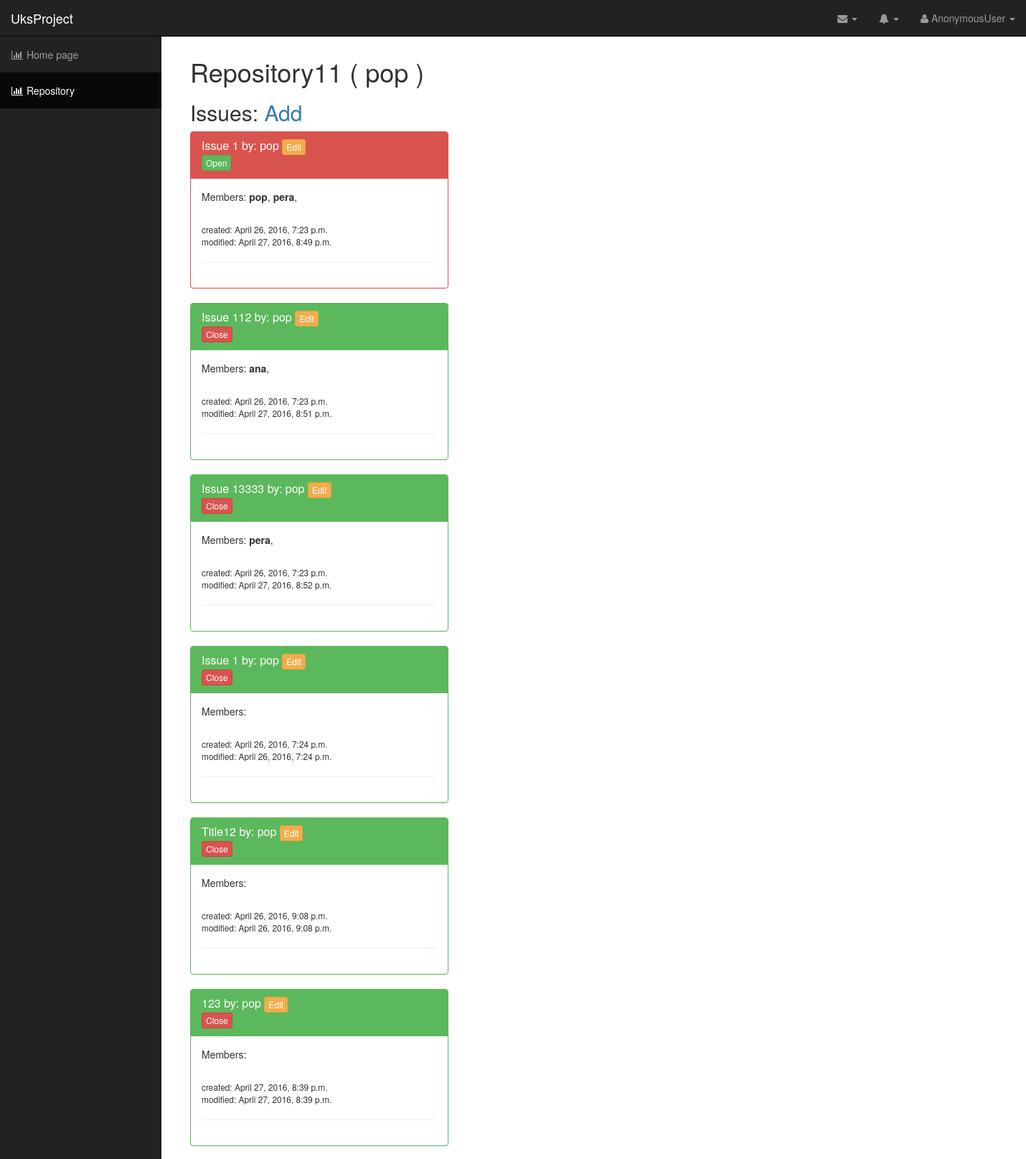
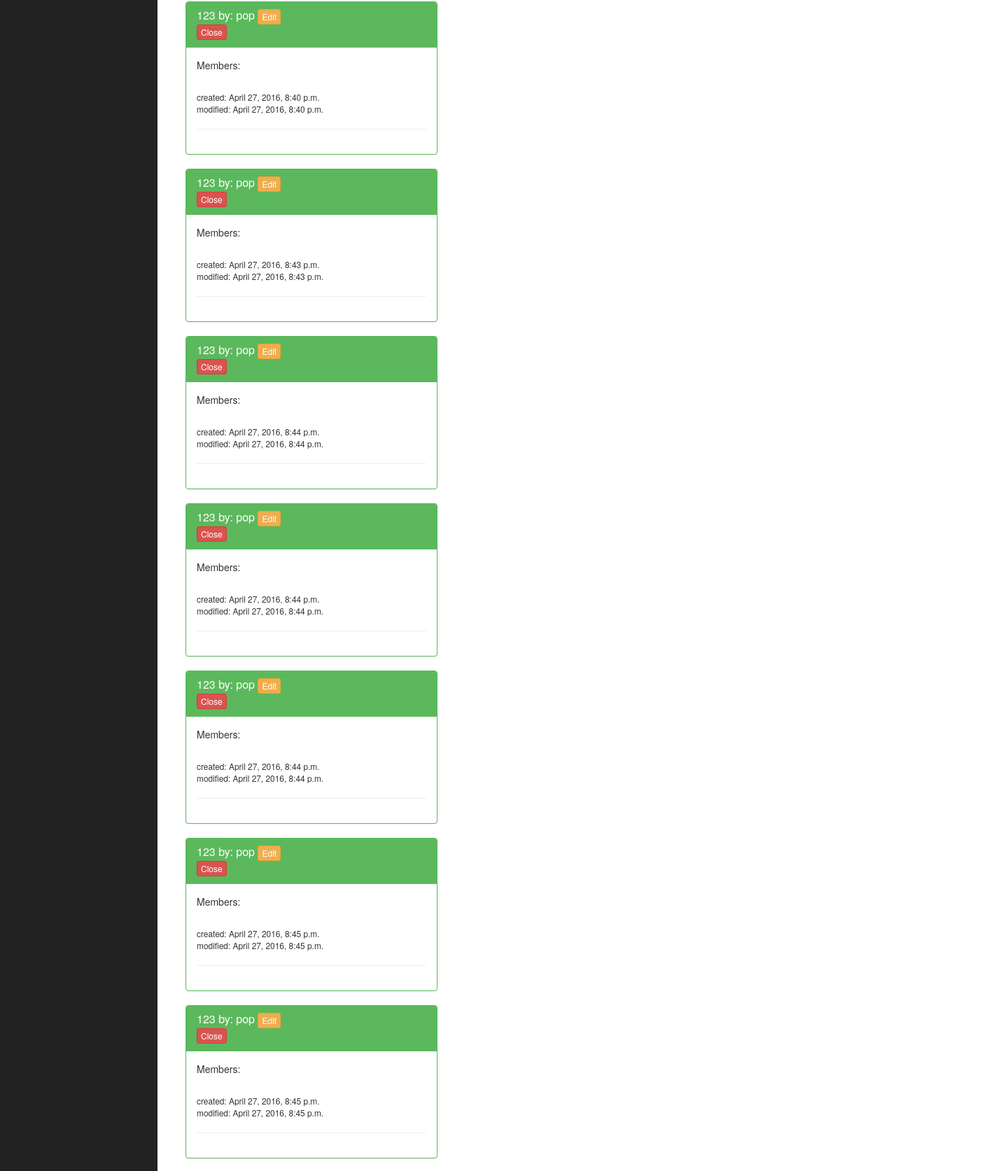
The page /repository/view/1/ (upper part) on the database its author committed (2 pictures, top to bottom).
### repository/models.py (models this page shows, shortened)
class Repository(models.Model):
    name = models.CharField(max_length=100)
    description = models.CharField(max_length=100)
    isPrivate = models.BooleanField(default=True)
    contributions = models.ManyToManyField(settings.AUTH_USER_MODEL, related_name='contributions')
    author = models.ForeignKey(settings.AUTH_USER_MODEL, default=1, related_name='author')
    objects = RepositoryManager()

### issue/models.py (models this page shows)
class Issue(models.Model):
    title = models.CharField(max_length=100)
    description = models.CharField(max_length=1024)
    date_created = models.DateTimeField(auto_now_add=True, auto_now=False)
    date_modified = models.DateTimeField(auto_now_add=False, auto_now=True)
    date_closed = models.DateTimeField(null=True)
    is_closed = models.BooleanField(null=False)
    repository = models.ForeignKey(Repository, related_name='repository')
    issue_author = models.ForeignKey(settings.AUTH_USER_MODEL, default=1, related_name='issue_author')
    assigned = models.ManyToManyField(settings.AUTH_USER_MODEL, related_name='assigned')
    workers = models.ManyToManyField(settings.AUTH_USER_MODEL, related_name='workers')

### repository/views.py (the view)
# urls.py: url(r'^view/(?P<repository_id>[0-9]+)/$', view_repository, name='view'),
def view_repository(request, repository_id):
    request.session['menu'] = 'repository'
    repository = get_object_or_404(Repository, pk=repository_id)
    issues = Issue.objects.filter(repository=repository)
    context = {
        'repository': repository,
        'issues': issues
    }
    return render(request, "repository.html", context)

### templates/repository.html
{% extends "base.html" %}
{% block content %}
<div>
    <h1>{{ repository.name }} ( {{repository.author}} )</h1>
    <h2>Issues: <a href="/issue/new/{{repository.id}}">Add</a></h2>
    <div>
        {% for issue in issues%}
        <div class="row">
            <div class="col-sm-4">
                {% if issue.is_closed %}
                <div class="panel panel-red">
                    <div class="panel-heading">
                        <h3 class="panel-title">
                            <a href="/issue/details/{{ issue.id }}">{{issue.title}}</a> by: {{issue.issue_author.username}}
                            <a class="btn btn-xs btn-warning" href="/issue/edit/{{ issue.repository.id }}/{{ issue.id }}">Edit</a></h3>
                        <a type="button" class="btn btn-xs btn-success" href="/issue/close/{{issue.id}}/{{ repository.id }}">Open</a>
                    </div>
                    <div class="panel-body">
                        <p>
                        Members:
                        {% for obj in issue.workers.all %}
                            <b>{{ obj.username }}</b>,
                        {% endfor %}
                        </p>
                        <small>
                          <br/>created: {{issue.date_created}}
                          <br/>modified: {{issue.date_modified}}<hr/>
                        </small>
                    </div>
                </div>
                {% else %}
                 <div class="panel panel-green">
                    <div class="panel-heading">
                        <h3 class="panel-title"><a href="/issue/details/{{ issue.id }}">{{issue.title}}</a> by: {{issue.issue_author.username}} <a class="btn btn-xs btn-warning" href="/issue/edit/{{ issue.repository.id }}/{{ issue.id }}">Edit</a></h3>
                        <a type="button" class="btn btn-xs btn-danger " href="/issue/close/{{issue.id}}/{{ repository.id }}">Close</a>
                    </div>
                    <div class="panel-body">
                        <p>
                        Members:
                        {% for obj in issue.workers.all %}
                            <b>{{ obj.username }}</b>,
                        {% endfor %}
                        </p>
                        <small>
                          <br/>created: {{issue.date_created}}
                          <br/>modified: {{issue.date_modified}}<hr/>
                        </small>
                    </div>
                </div>
                 {% endif %}
            </div>
        </div>
        {% endfor %}
    </div>
</div>
{% endblock content %}

### static/css/sb-admin.css (style rules this page uses)
body { margin-top: 100px; background-color: #222; }
@media (min-width:768px) { body { margin-top: 50px; } }
.panel-green { border-color: #5cb85c; }
.panel-green > .panel-heading { border-color: #5cb85c; color: #fff; background-color: #5cb85c; }
.panel-red { border-color: #d9534f; }
.panel-red > .panel-heading { border-color: #d9534f; color: #fff; background-color: #d9534f; }

### rows shown on the page
Repository: name "Repository11", author "pop"
Issue: title "Issue 1", issue_author.username "pop", date_created "April 26, 2016, 7:23 p.m.", date_modified "April 27, 2016, 8:49 p.m."
Issue: title "Issue 112", issue_author.username "pop", date_created "April 26, 2016, 7:23 p.m.", date_modified "April 27, 2016, 8:51 p.m."
Issue: title "Issue 13333", issue_author.username "pop", date_created "April 26, 2016, 7:23 p.m.", date_modified "April 27, 2016, 8:52 p.m."
Issue: title "Issue 1", issue_author.username "pop", date_created "April 26, 2016, 7:24 p.m.", date_modified "April 26, 2016, 7:24 p.m."
Issue: title "Title12", issue_author.username "pop", date_created "April 26, 2016, 9:08 p.m.", date_modified "April 26, 2016, 9:08 p.m."
Issue: title "123", issue_author.username "pop", date_created "April 27, 2016, 8:39 p.m.", date_modified "April 27, 2016, 8:39 p.m."
Issue: title "123", issue_author.username "pop", date_created "April 27, 2016, 8:40 p.m.", date_modified "April 27, 2016, 8:40 p.m."
Issue: title "123", issue_author.username "pop", date_created "April 27, 2016, 8:43 p.m.", date_modified "April 27, 2016, 8:43 p.m."
Issue: title "123", issue_author.username "pop", date_created "April 27, 2016, 8:44 p.m.", date_modified "April 27, 2016, 8:44 p.m."
Issue: title "123", issue_author.username "pop", date_created "April 27, 2016, 8:44 p.m.", date_modified "April 27, 2016, 8:44 p.m."
Issue: title "123", issue_author.username "pop", date_created "April 27, 2016, 8:44 p.m.", date_modified "April 27, 2016, 8:44 p.m."
Issue: title "123", issue_author.username "pop", date_created "April 27, 2016, 8:45 p.m.", date_modified "April 27, 2016, 8:45 p.m."
Issue: title "123", issue_author.username "pop", date_created "April 27, 2016, 8:45 p.m.", date_modified "April 27, 2016, 8:45 p.m."

### other values the page prints
{{ user }} "AnonymousUser"
{{ obj.username }} "pop"
{{ obj.username }} "pera"
{{ obj.username }} "ana"
